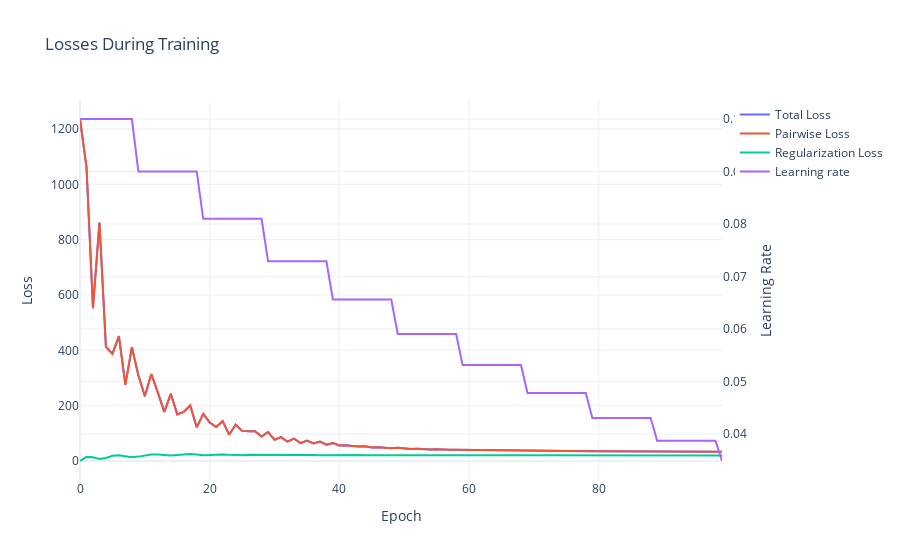

The notebook cell saved with this chart:
### Code cell
import plotly.graph_objects as go

# Assuming `losses` is a list of tuples in the form [(total_loss, pairwise_loss, regularization_loss), ...]

# Unpack the losses
total_losses, pairwise_losses, regularization_losses = zip(*losses)

# Create a figure
fig = go.Figure()

# Add traces for pairwise and regularization losses
fig.add_trace(go.Scatter(x=list(range(len(total_losses))), y=pairwise_losses, mode='lines', name='Total Loss'))
fig.add_trace(go.Scatter(x=list(range(len(pairwise_losses))), y=pairwise_losses, mode='lines', name='Pairwise Loss'))
fig.add_trace(go.Scatter(x=list(range(len(regularization_losses))), y=regularization_losses, mode='lines', name='Regularization Loss'))

# Create a secondary y-axis for the total loss
fig.update_layout(
    yaxis=dict(title='Pairwise and Regularization Loss'),
    yaxis2=dict(title='Learning Rate', overlaying='y', side='right')
)

# Add the total loss trace
fig.add_trace(go.Scatter(x=list(range(len(learning_rates))), y=learning_rates, mode='lines', name='Learning rate', yaxis='y2'))

# Update layout
fig.update_layout(title='Losses During Training', xaxis_title='Epoch', yaxis_title='Loss')
fig.update_layout(template='plotly_white')

# Show the figure
fig.show()
